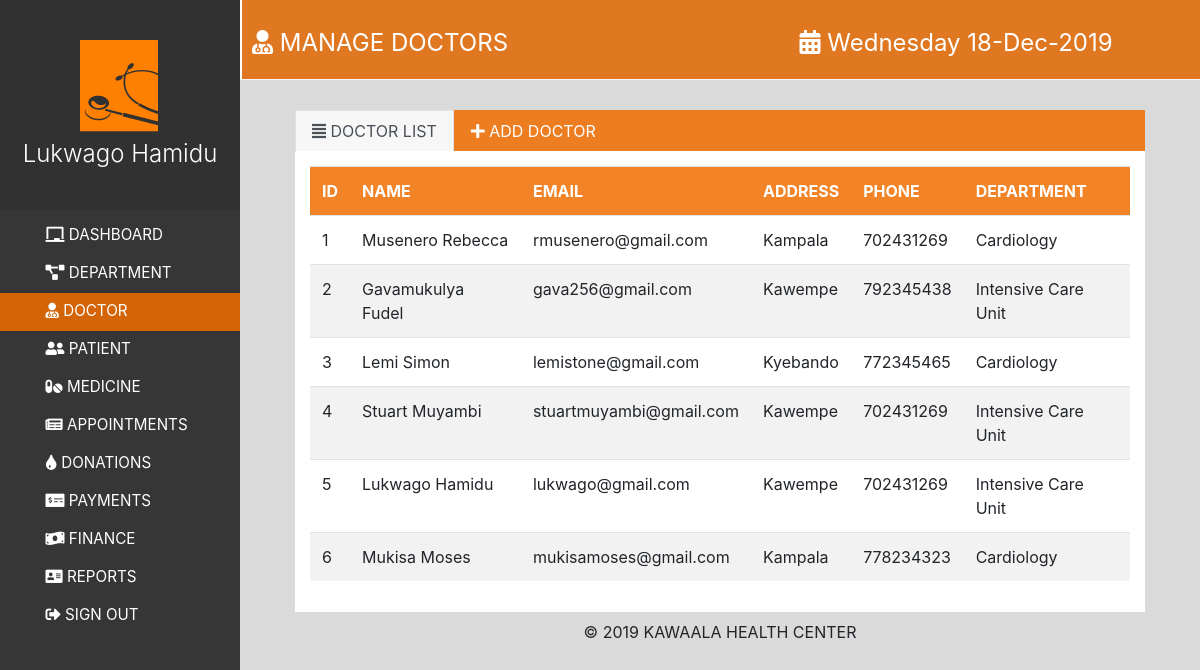
The page /doctordash.php (signed in) on the database its author committed.
### tables this page shows
CREATE TABLE IF NOT EXISTS `doctors` (
  `id` int(200) NOT NULL AUTO_INCREMENT,
  `name` varchar(100) NOT NULL,
  `email` varchar(100) NOT NULL,
  `address` varchar(100) NOT NULL,
  `phone` int(10) NOT NULL,
  `department` varchar(100) NOT NULL,
  PRIMARY KEY (`id`)
);

### doctordash.php (the view, shortened to what this page needs)
<!DOCTYPE html>
<html>
	<head>
		<link rel="stylesheet" type="text/css" href="styles.css">
		<link rel="stylesheet" type="text/css" href="css/bootstrap.css">
		<link rel="stylesheet" href="css/fontawesome-all.css">
		<link rel="stylesheet" href="css/style.css">
	</head>
	<body>
    <nav class="menu" tabindex="0">
  <header class="avatar">
		<a href="home"><img src="images/logo/logo.png" /></a>
    <h4 class="display-6"><?php echo $_SESSION['username']; ?></h4>
  </header>
	<ul>
    <li tabindex="0" class="icon-dashboard text-uppercase"><a href="home.php"><span><span class="fa fa-chalkboard"></span> Dashboard</span></a></li>
    <li tabindex="0" class="icon-customers text-uppercase"><a href="department.php"><span><span class="fa fa-project-diagram"></span> Department</span></a></li>
    <li tabindex="0" class="icon-users text-uppercase active"><span><span class="fa fa-user-md"></span> Doctor</span></li>
    <li tabindex="0" class="icon-settings text-uppercase"><a href="patient.php"><span><span class="fa fa-user-friends"></span> Patient</span></a></li>
    <li tabindex="0" class="icon-settings text-uppercase"><a href="medicine.php"><span><span class="fa fa-pills"></span> Medicine</span></a></li>
    <li tabindex="0" class="icon-settings text-uppercase"><a href="appointments.php"><span><span class="fa fa-newspaper"></span> Appointments</span></a></li>
    <li tabindex="0" class="icon-settings text-uppercase"><a href="donations.php"><span><span class="fa fa-tint"></span> donations</span></li>
    <li tabindex="0" class="icon-settings text-uppercase"><a href="payments.php"><span><span class="fa fa-money-check-alt"></span> Payments</span></a></li>
    <li tabindex="0" class="icon-settings text-uppercase"><a href="finance.php"><span><span class="fa fa-money-bill-wave"></span> Finance</span></a></li>
    <li tabindex="0" class="icon-settings text-uppercase"><a href="reports.php"><span><span class="fa fa-address-card"></span> reports</span></a></li>
    <li tabindex="0" class="icon-settings text-uppercase"><a href="index.php" style="color: #fff;"><span><span class="fas fa-sign-out-alt"></span> sign out</span></a></li>
  </ul>
</nav>
<main>
	<nav class="top-nav">
		<div class="row">
			<div class="col-md-4">
				<h4 class="header-text mt-4 "> <span class="fa fa-user-md"></span> MANAGE DOCTORS</h4>
			</div>
			<div class="col-md-7 mt-4">
				<h4 class="header-text float-right d-none d-sm-block">
				<span class="fa fa-calendar-alt"></span>
					<?php
					$currentDate = date('d-M-Y');
					$day= date('l');
					echo $day;
					echo $currentDate;
				?></h4>
			</div>
			<div class="col-md-1"></div>
		</div>
	</nav>
	<div class="main-dash">
		<div class="tab-container">
      <ul class="nav nav-tabs tab-header" role="tablist">
        <li class="nav-item">
          <a class="nav-link active" data-toggle="tab" href="#home2" role="tab"> <span class="fa fa-align-justify"></span>  DOCTOR LIST</a>
        </li>
        <li class="nav-item">
          <a class="nav-link" data-toggle="tab" href="#profile2" role="tab"><span class="fa fa-plus"></span> ADD DOCTOR</a>
        </li>
      </ul>
      <div class="tab-content" role="tablist">
        <div class="tab-pane fade show active bg-color" id="home2" role="tabpanel">
          <div>
          	<div class="tab-div">
          		<?php
          		$con=mysqli_connect("localhost","root","","registration");
          		$result = mysqli_query($con,"SELECT * FROM doctors");
          		echo "<table class='table table-striped'>
          		<tr style='background-color: #f16d00d8; color: #fff;'>
          		<th>ID</th>
          		<th>NAME</th>
          		<th>EMAIL</th>
          		<th>ADDRESS</th>
          		<th>PHONE</th>
          		<th>DEPARTMENT</th>
          		</tr>";
          		while($row = mysqli_fetch_array($result))
          			{
          				echo "<tr>";
          				echo "<td>" . $row['id'] . "</td>";
          				echo "<td>" . $row['name'] . "</td>";
          				echo "<td>" . $row['email'] . "</td>";
          				echo "<td>" . $row['address'] . "</td>";
          				echo "<td>" . $row['phone'] . "</td>";
          				echo "<td>" . $row['department'] . "</td>";
          				echo "</tr>";
          			}
          			echo "</table>";
          			?>
          		</div>
          	</div>
        </div>
	</div>
			<div class="text-center mt-2">
			&copy; <?php echo date('Y')?> KAWAALA HEALTH CENTER
		</div>
		</div>
</main>
</body>
</html>

### css/styles.css (style rules this page uses)
html, body { height: 100%; }

### css/style.css (style rules this page uses)
body { margin: 0; padding-left: 240px; background-color: #dadada; }
main { position: relative; height: 100vh; }
.active { background-color: #f16d00d8; }
.menu { background: #363636; height: 100vh; width: 240px; position: fixed; top: 0; left: 0; z-index: 5; outline: none; color: #fff; }
.menu .avatar { background: rgba(0, 0, 0, 0.1); padding: 2em 0.5em; text-align: center; }
.menu ul { list-style: none; padding: 0.5em 0; margin: 0; }
.menu ul li { padding: 0.5em 1em 0.5em 3em; font-size: 0.95em; font-weight: regular; background-repeat: no-repeat; background-position: left 15px center; background-size: auto 20px; transition: all 0.15s linear; cursor: pointer; }
.top-nav { border-bottom: 1px solid #f8f8f8; height: 80px; width: 100%; border-left: 2px solid #fff; background-color: #e26702d8; color: #fff; }
.header-text { padding: 5px 5px 0 10px ; font-weight: 400; }
.main-dash { margin: 30px; }
.tab-container { margin: 25px; }
.tab-header { background-color: #f16d00d8; }
.bg-color { background-color: #ffffff; }
.tab-div { padding: 15px; }

### rows shown on the page
doctors: id "1", name "Musenero Rebecca", email "rmusenero@gmail.com", address "Kampala", phone "702431269", department "Cardiology"
doctors: id "2", name "Gavamukulya Fudel", email "gava256@gmail.com", address "Kawempe", phone "792345438", department "Intensive Care Unit"
doctors: id "3", name "Lemi Simon", email "lemistone@gmail.com", address "Kyebando", phone "772345465", department "Cardiology"
doctors: id "4", name "Stuart Muyambi", email "stuartmuyambi@gmail.com", address "Kawempe", phone "702431269", department "Intensive Care Unit"
doctors: id "5", name "Lukwago Hamidu", email "lukwago@gmail.com", address "Kawempe", phone "702431269", department "Intensive Care Unit"
doctors: id "6", name "Mukisa Moses", email "mukisamoses@gmail.com", address "Kampala", phone "778234323", department "Cardiology"

### other values the page prints
$_SESSION['username'] "Lukwago Hamidu"
